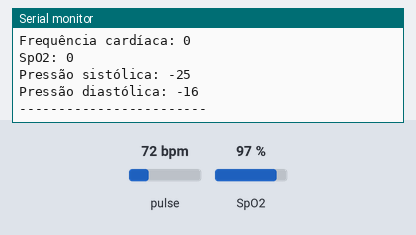
The sketch below on a simulated Arduino Uno, built with avr-gcc and run on an emulated ATmega328P. Parts: the last lines printed to the serial monitor. Inputs (shaded band) come from the test bench; at power-on: pulse 72 bpm, SpO2 97 %.

Above: at 1.2 s.
1.3 s: pulse set to 42 bpm
2.8 s: SpO2 set to 80 %
At 4.2 s:
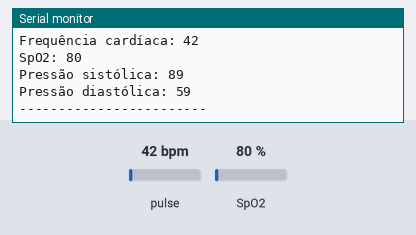
4.3 s: pulse set to 70 bpm
At 5.8 s:
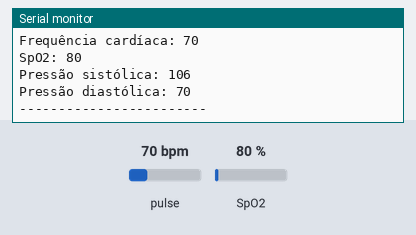
Timing chart, 0 to 7.3 s (numbered marks = the images above; inputs shaded):
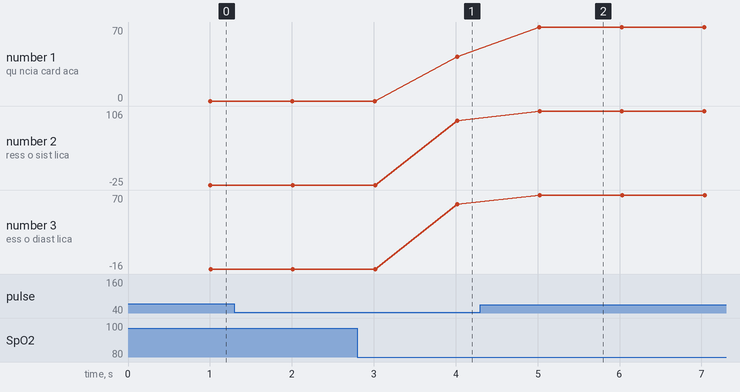

The sketch:

MAX30100_blood_pressure.ino
```cpp
// (licence header left out)
#include <Wire.h>
#include "MAX30100_PulseOximeter.h"

#define REPORTING_PERIOD_MS     1000

// PulseOximeter is the higher level interface to the sensor
// it offers:
//  * beat detection reporting
//  * heart rate calculation
//  * SpO2 (oxidation level) calculation
PulseOximeter pox;

uint32_t tsLastReport = 0;

// Callback (registered below) fired when a pulse is detected
void onBeatDetected()
{
    // Serial.println("Beat!");
}

void setup()
{
    Serial.begin(115200);

    Serial.print("Initializing pulse oximeter..");

    // Initialize the PulseOximeter instance
    // Failures are generally due to an improper I2C wiring, missing power supply
    // or wrong target chip
    if (!pox.begin()) {
        Serial.println("FAILED");
        for(;;);
    } else {
        Serial.println("SUCCESS");
    }

    // The default current for the IR LED is 50mA and it could be changed
    //   by uncommenting the following line. Check MAX30100_Registers.h for all the
    //   available options.
    // pox.setIRLedCurrent(MAX30100_LED_CURR_7_6MA);

    // Register a callback for the beat detection
    pox.setOnBeatDetectedCallback(onBeatDetected);
}

void loop()
{
    // Make sure to call update as fast as possible
    pox.update();

    // Asynchronously dump heart rate and oxidation levels to the serial
    // For both, a value of 0 means "invalid"
    if (millis() - tsLastReport > REPORTING_PERIOD_MS) {

      int16_t heartRate = pox.getHeartRate();
      int16_t SpO2 = pox.getSpO2();

      // Realiza o cálculo da pressão arterial
      int pressao_sistolica, pressao_diastolica;
      calcularPressaoArterial(heartRate, SpO2, &pressao_sistolica, &pressao_diastolica);

      // Imprime os resultados
      Serial.print("Frequência cardíaca: ");
      Serial.println(heartRate);
      Serial.print("SpO2: ");
      Serial.println(SpO2);
      Serial.print("Pressão sistólica: ");
      Serial.println(pressao_sistolica);
      Serial.print("Pressão diastólica: ");
      Serial.println(pressao_diastolica);

      Serial.println("------------------------");

      tsLastReport = millis();
    }
}

// Função para calcular a pressão arterial
void calcularPressaoArterial(int16_t heartRate, int16_t SpO2, int *pressao_sistolica, int *pressao_diastolica) {
  // Algoritmo de regressão linear para estimar a pressão arterial sistólica e diastólica

  // Coeficientes da regressão linear (baseados em dados empíricos)
  float coef_a = -25.147;
  float coef_b = 1.11;
  float coef_c = 0.613;

  // Calcula a pressão arterial sistólica
  *pressao_sistolica = (int)(coef_a + coef_b * SpO2 + coef_c * heartRate);

  // Estima a pressão arterial diastólica como 2/3 da pressão arterial sistólica
  *pressao_diastolica = (int)(*pressao_sistolica * 2 / 3);
}
```

Measured:
- after the input at 2.8 s, the serial monitor: prints a new line after 1.2 s (image 1)
- after the input at 4.3 s, the serial monitor: prints a new line after 0.72 s (image 2)
- plotted number 1: 42 → 70 after the input at 4.3 s
- plotted number 2: -25 → 89 after the input at 2.8 s, 89 → 106 after the input at 4.3 s
- plotted number 3: -16 → 59 after the input at 2.8 s, 59 → 70 after the input at 4.3 s
